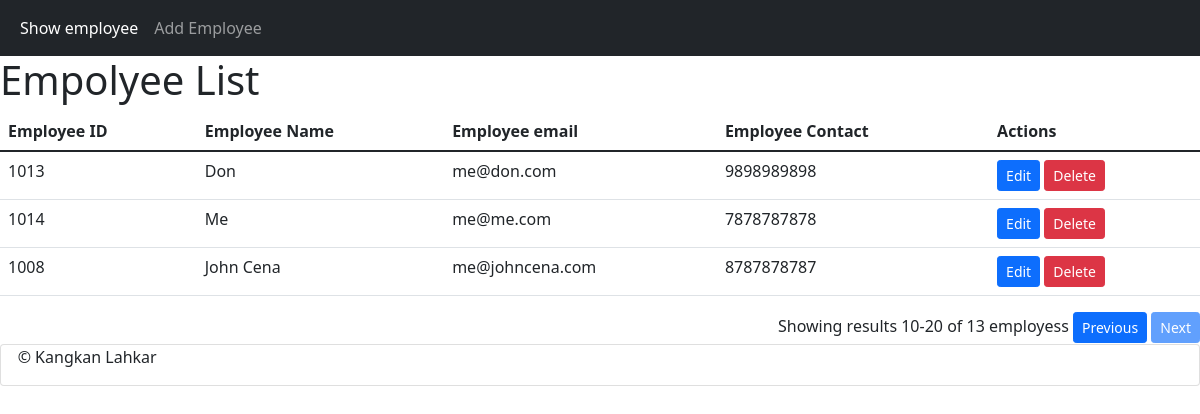
Screenshot of /emp/show/1 with the database file from the repository.
### parking_app/models.py (models this page shows)
class Employee(models.Model):
    eid = models.CharField(max_length=20)
    ename = models.CharField(max_length=100)
    eemail = models.EmailField()
    econtact = models.CharField(max_length=15)
    class Meta:
        db_table = "employee"

### parking_app/views.py (the view)
# urls.py: path("emp/show/<str:id>", views.employee_show, name="Employee Show"),
def employee_show(request, id):
    i = int(id)
    multiplier=10
    employees = Employee.objects.all()[i*multiplier:multiplier*(i+1)]
    count = Employee.objects.all().count()
    return render(request, 'emp_show.html', {'employees':employees,
                "count":count, "range":i, "next":(i+1), "prev":(i-1),
                "left":(multiplier*i), "right":(multiplier*(i+1))})

### templates/emp_show.html (shortened to what this page needs)
<html html lang="en">
    <head>
        <link href="https://cdn.jsdelivr.net/npm/bootstrap@5.1.3/dist/css/bootstrap.min.css" rel="stylesheet">
        <link rel="stylesheet" href="https://cdn.jsdelivr.net/npm/bootstrap-icons@1.7.0/font/bootstrap-icons.css">
        <link rel="stylesheet" href="https://cdnjs.cloudflare.com/ajax/libs/font-awesome/4.7.0/css/font-awesome.min.css">
    </head>
    <body>
        <nav class="navbar navbar-expand-lg navbar-dark bg-dark">
          <div class="container-fluid">
              <div class="collapse navbar-collapse" id="navbarSupportedContent">
              <ul class="navbar-nav me-auto mb-2 mb-lg-0">
                  <li class="nav-item">
                  <a class="nav-link active" href="#">Show employee</a>
                  </li>
                  <li class="nav-item">
                  <a class="nav-link" aria-current="page" href="/emp/add">Add Employee</a>
                  </li>
              </ul>
              </div>
          </div>
        </nav>
        <h1>Empolyee List </h1>
        <table class="table">
            <thead>
              <tr>
                <th scope="col">Employee ID</th>
                <th scope="col">Employee Name</th>
                <th scope="col">Employee email</th>
                <th scope="col">Employee Contact</th>
                <th scope="col">Actions</th>
              </tr>
            </thead>
            <tbody>
              {% for employee in employees %}
                  <tr>
                      <td>{{ employee.eid }}</td>
                      <td>{{ employee.ename }}</td>
                      <td>{{ employee.eemail }}</td>
                      <td>{{ employee.econtact }}</td>
                      <td>
                          <a class="btn btn-sm btn-primary" href="/emp/update/{{employee.eid}}">Edit</span></a>
                          <a class="btn btn-sm btn-danger" href="/emp/delete/{{employee.eid}}">Delete</a>
                      </td>
                  </tr>
              {% endfor %}
            </tbody>
          </table>
          <div style="display:inline;float: right">
            <span>Showing results {{left}}-{{right}} of {{count}} employess </span>
            {% if left > 0 %}
            <a class="btn btn-sm btn-primary"  href="/emp/show/{{prev}}">Previous</span></a>
            {% else %}
            <a class="btn btn-sm btn-primary disabled"  href="#">Previous</span></a>
            {% endif %}
            {% if right < count %}
            <a class="btn btn-sm btn-primary" href="/emp/show/{{next}}">Next</span></a>
            {% else %}
            <a class="btn btn-sm btn-primary disabled" href="#">Next</span></a>
            {% endif %}
          </div>
          <div class="card mt-5">
            <p>&nbsp; &nbsp; &copy; Kangkan Lahkar</p>
          </div>
    </body>
</html>

### rows the page displays
Employee: eid "1013", ename "Don", eemail "me@don.com", econtact "9898989898"
Employee: eid "1014", ename "Me", eemail "me@me.com", econtact "7878787878"
Employee: eid "1008", ename "John Cena", eemail "me@johncena.com", econtact "8787878787"

### other values shown
{{ left }} "10"
{{ right }} "20"
{{ count }} "13"
